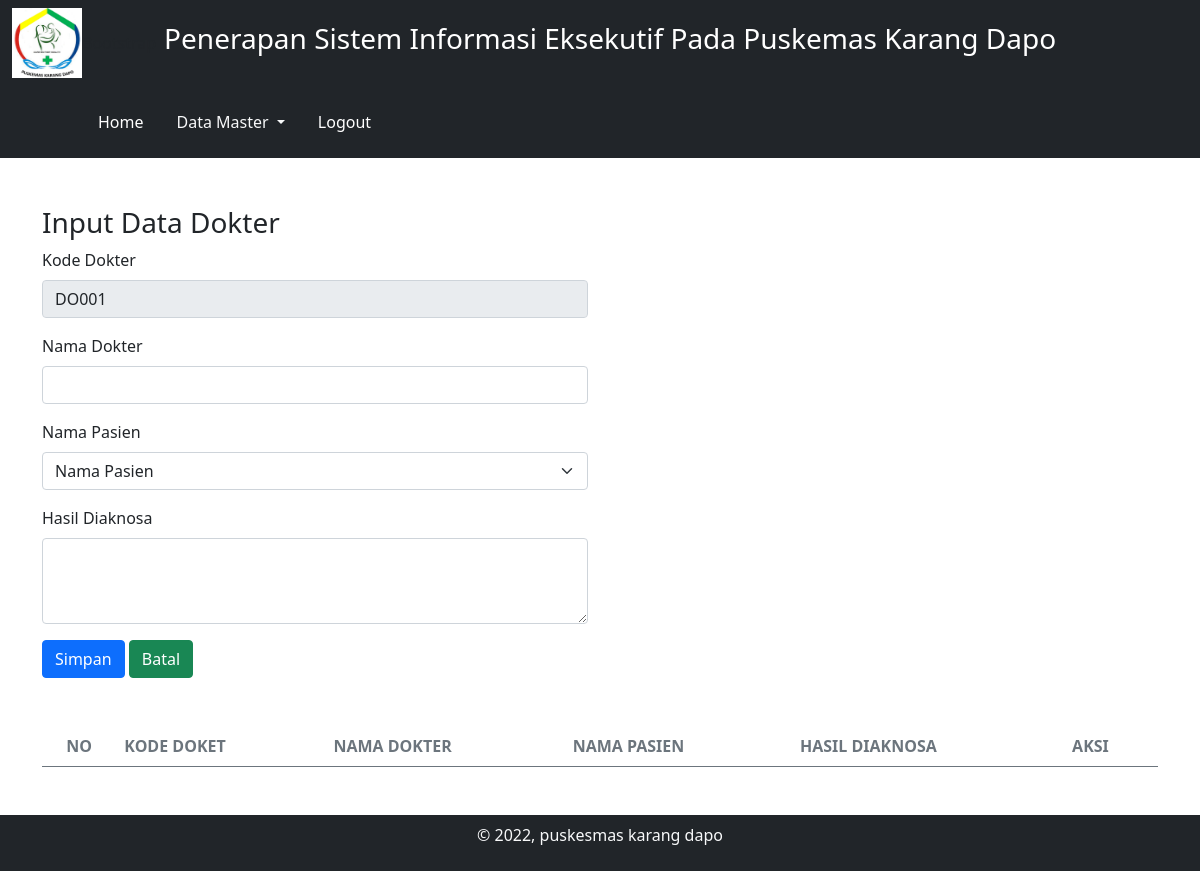
Page /admin/hal.php?p=dokter_data (signed in) on the earlier database version.
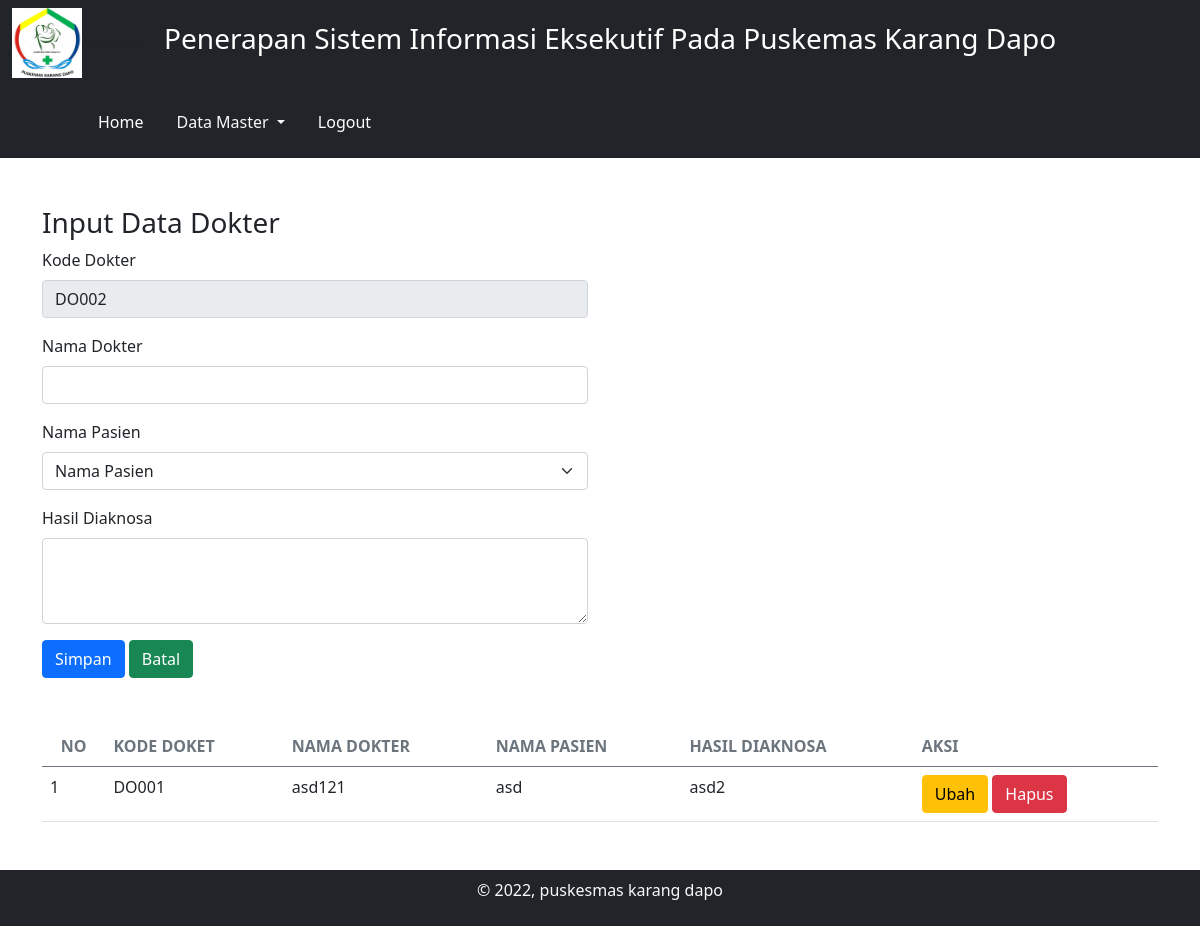
Same page on the later database version.
### tables this page shows
CREATE TABLE IF NOT EXISTS `dokter` (
  `kode_dokter` varchar(5) NOT NULL,
  `nama_dokter` varchar(30) NOT NULL,
  `kode_pasien` varchar(5) NOT NULL,
  `hasil_diaknosa` text NOT NULL
);

CREATE TABLE IF NOT EXISTS `pasien` (
  `kode_pasien` varchar(5) NOT NULL,
  `nama_pasien` varchar(25) NOT NULL,
  `umur` varchar(3) NOT NULL,
  `alamat_pasien` text NOT NULL,
  `pekerjaan` varchar(15) NOT NULL,
  `keluhan` text NOT NULL
);

### admin/mod_dokter/dokter_data.php (the view, shortened to what this page needs)
<?php
$query_hitung = mysqli_query($conn, "SELECT MAX(kode_dokter) as id FROM dokter");
$data_hitung = mysqli_fetch_array($query_hitung);
$id_hitung = $data_hitung['id'];
$urt = (int) substr($id_hitung, 3, 4);
$urt++;
$hrf = "DO";
$id_hitung = $hrf . sprintf("%03s", $urt);
?>
<h3>Input Data Dokter</h3>
<div class="row">
    <div class="col-md-6">
        <form action="?p=dokter_proses" method="POST">
            <div class="mb-3">
                <label for="username" class="form-label">Kode Dokter</label>
                <input type="text" name="id" value="<?= $id_hitung ?>" readonly class="form-control" id="username" aria-describedby="emailHelp" required>
            </div>
            <div class="mb-3">
                <label for="username" class="form-label">Nama Dokter</label>
                <input type="text" name="nama_dokter" value="" class="form-control" id="username" aria-describedby="emailHelp" required>
            </div>
            <div class="mb-3">
                <label for="exampleInputPassword1" class="form-label">Nama Pasien</label>
                <select class="form-select" aria-label="Default select example" name="kode_pasien" required>
                    <option disabled selected>Nama Pasien</option>
                </select>
            </div>
            <div class="mb-3">
                <label for="HAsil" class="form-label">Hasil Diaknosa</label>
                <textarea class="form-control" name="hasil_diaknosa" id="exampleFormControlTextarea1" rows="3" require></textarea>
            </div>
            <button type="submit" name="add" class="btn btn-primary">Simpan</button>
            <button type="reset" name="reset" class="btn btn-success">Batal</button>
        </form>
    </div>
</div>
<br>
<br>
<table class="table align-items-center mb-0 display" id="table_id">
    <thead>
        <tr>
            <th class="text-center text-uppercase text-secondary text-xxs font-weight-bolder opacity-7">No</th>
            <th class="text-uppercase text-secondary text-xxs font-weight-bolder opacity-7">Kode Doket</th>
            <th class="text-uppercase text-secondary text-xxs font-weight-bolder opacity-7">Nama Dokter</th>
            <th class="text-uppercase text-secondary text-xxs font-weight-bolder opacity-7">Nama Pasien</th>
            <th class="text-uppercase text-secondary text-xxs font-weight-bolder opacity-7">Hasil Diaknosa</th>
            <th class="text-uppercase text-secondary text-xxs font-weight-bolder opacity-7">Aksi</th>
        </tr>
    </thead>
    <tbody>
        <?php
        $no = 1;
        $query = mysqli_query($conn, "SELECT * FROM dokter");
        while ($data = mysqli_fetch_assoc($query)) {
        ?><tr>
                <td>
                    <?= $no++ ?>
                </td>
                <td>
                    <?= $data['kode_dokter'] ?>
                </td>
                <td>
                    <?= $data['nama_dokter'] ?>
                </td>
                <?php
                $kode_pasien = $data['kode_pasien'];
                $query_pasien = mysqli_query($conn, "SELECT * FROM pasien WHERE kode_pasien='$kode_pasien'");
                $data_pasien = mysqli_fetch_assoc($query_pasien);
                ?>
                <td>
                    <?php if ($data_pasien != '') {
                        echo $data_pasien['nama_pasien'];
                    } else {
                        echo '---';
                    }
                    ?>
                </td>
                <td>
                    <?= $data['hasil_diaknosa'] ?>
                </td>
                <td>
                    <a href="?p=dokter_edit&id=<?= $data['kode_dokter'] ?>" class="btn btn-warning">Ubah</a>
                    <a href="?p=dokter_proses&id=<?= $data['kode_dokter'] ?>" onclick="return confirm('anda yakin ingin menghapus data?')" class="btn btn-danger">Hapus</a>
                </td>
            </tr>
        <?php }; ?>
    </tbody>
</table>

### admin/hal.php (shortened to what this page needs)
<!DOCTYPE html>
<html lang="en">
<head>
  <link rel="stylesheet" href="../assets/DataTables/css/dataTables.bootstrap5.min.css">
  <link rel="stylesheet" href="../assets/DataTables/datatables.min.css">
  <link rel="stylesheet" href="../assets/chart.js/Chart.min.css">
</head>
<body>
  <?php include "navbar.php"; ?>
  <div class="container mt-5 mb-5" style="min-height: 405px;">
    <?php include "go.php"; ?>
    <?php include $ambil; ?>
  </div>
  <?php include "footer.php"; ?>
</body>
</html>

### admin/navbar.php (shortened to what this page needs)
<nav class="navbar navbar-expand-lg navbar-dark bg-dark">
    <div class="container-fluid">
        <img src="../assets/img/logo.jpg" alt="" width="70" height="70" class="d-inline-block align-text-top">
        <div class="collapse navbar-collapse" id="navbarNav">
            <ul class="navbar-nav">
                <li class="nav-item">
                    <h3 class="nav-link active" aria-current="page">Penerapan Sistem Informasi Eksekutif Pada Puskemas Karang Dapo</h3>
                </li>
            </ul>
        </div>
    </div>
</nav>
<main>
    <header class="p-3 bg-dark text-white">
        <div class="container">
            <div class="d-flex flex-wrap align-items-center justify-content-center justify-content-lg-start">
                <a href="/" class="d-flex align-items-center mb-2 mb-lg-0 text-white text-decoration-none">
                    <svg class="bi me-2" width="40" height="32" role="img" aria-label="Bootstrap">
                        <use xlink:href="#bootstrap" />
                    </svg>
                </a>
                <ul class="nav col-12 col-lg-auto me-lg-auto mb-2 justify-content-center mb-md-0">
                    <li><a href="hal.php?p=dashboard" class="nav-link px-2 text-white">Home &nbsp &nbsp &nbsp</a></li>
                    <ul class="navbar-nav">
                        <li class="nav-item dropdown">
                            <a class="nav-link dropdown-toggle text-light" href="#" data-bs-toggle="dropdown">
                                Data Master
                            </a>
                        </li>
                    </ul>
                    <li><a href="../logout.php" class="nav-link px-2 text-white"> &nbsp &nbsp &nbsp Logout &nbsp &nbsp &nbsp</a></li>
                </ul>
            </div>
        </div>
    </header>
</main>

### admin/footer.php
<footer class="py-2 bg-dark" style="margin-bottom: 0;">
    <p class="text-center text-light">&copy; 2022, puskesmas karang dapo</p>
</footer>

Differences in the rows shown:
added dokter: kode_dokter "DO001", nama_dokter "asd121", kode_pasien.nama_pasien "asd", hasil_diaknosa "asd2"
Other differences:
form field id: "DO001" → "DO002"
